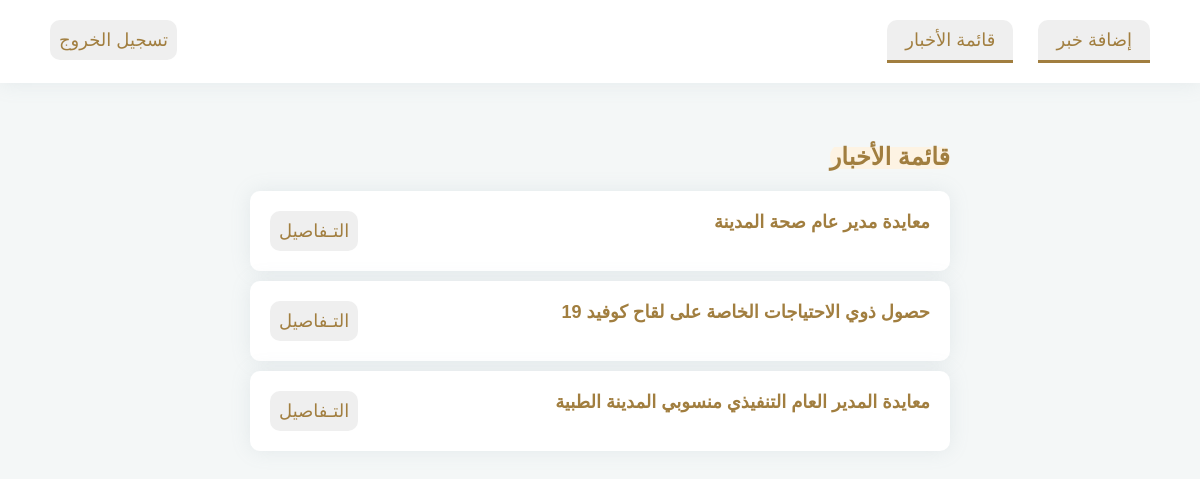
The app's page /KSAMC/admin.php (signed in) with its own data.
### tables this page shows
CREATE TABLE `news` (
  `id` int(255) NOT NULL,
  `title` varchar(255) NOT NULL,
  `body_text` text NOT NULL,
  `image` varchar(255) NOT NULL,
  `timestsamp` timestamp NOT NULL DEFAULT current_timestamp()
);

### KSAMC/admin.php (the view, shortened to what this page needs)
<?php
    include('./config/db_connect.php');
    $query= "SELECT * FROM news ORDER BY `id` DESC;";
    $result= mysqli_query($conn, $query);
    $newsArr= mysqli_fetch_all($result, MYSQLI_ASSOC);
?>
<!DOCTYPE html>
<html lang="ar" dir="rtl">
<head>
    <link rel="stylesheet" href="style/admin.css">
</head>
<body>
<?php include('template/admin-nav.php') ?>
<div class="container">
        <section class="new-list">
        <h1 class="section-title">قائمة الأخبار</h1>
        <?php foreach($newsArr as $news): ?>
            <div class="box news-item">
                <h4 class="title"><?php echo $news['title'] ?></h4>
                <button class="details"><a href="news-details.php?id=<?php echo $news['id'] ?>">التـفاصيل</a></button>
            </div>
        <?php endforeach;  ?>
        </section>
    </div>
</body>
</html>

### KSAMC/template/admin-nav.php (shortened to what this page needs)
<nav id="admin-nav">
<div class="nav-buttons">
    <button><a href="./add-news.php">إضافة خبر</a></button>
    <button><a href="./admin.php">قائمة الأخبار</a></button>
</div>
<button class="logout"><a href="./logout.php">تسجيل الخروج</a></button>
</nav>

### KSAMC/style/admin.css (style rules this page uses)
.container { margin: auto; width:95%; max-width: 700px; margin-top: 5vw; }
.box { box-shadow: 0 0 2rem 0 rgb(136 152 170 / 15%); background: #fff; border-radius: 10px; padding: 2rem; }
.section-title { font-size: 24px; margin-bottom: 2rem; width: fit-content; background-image: linear-gradient(var(--secondary-dim) 0%, var(--secondary-dim) 100%); background-repeat: no-repeat; background-size: 100% 80%; background-position: 0 70%; transition: background-size 0.25s ease-in; border-radius: 15px; }
.new-list .news-item { margin-bottom: 1rem; display: flex; justify-content: space-between; }
.new-list .news-item .title { flex-grow: 0; flex-basis: 75%; }
.new-list .news-item .details { height: fit-content; font-family: 'Tajawal', sans-serif; font-weight: 400; font-size: 18px; padding:.5em; border:none; border-radius: 10px; }

### KSAMC/style/style.css (style rules this page uses)
:root { --bg: #F4F7F7; --primary:rgba(20, 114, 110, 1); --primary-dim: #E5F3F3; --primary-trans:rgba(20, 114, 110, 0.60); --box: #dbdbdb; --secondary: #A17E3F; --secondary-dim:#fdf3e3; --text-2: #0C413F; }
*,*::before,*::after { padding:0; margin:0; box-sizing: border-box; list-style: none; text-decoration:none; color: var(--secondary); }
html { font-size:62.5%; scroll-behavior: smooth !important; }
body { font-family: 'Tajawal', sans-serif; font-weight: 400; background: var(--bg); font-size: 18px; }
h1 { font-size:32px; }
h4 { font-size: 18px; }

### KSAMC/template/admin-nav.php (style rules this page uses)
#admin-nav { padding:2rem 5rem; background: #fff; display:flex; justify-content:space-between; position: sticky; top:0px; box-shadow: 0 0 2rem 0 rgb(136 152 170 / 15%); }
#admin-nav button { height: fit-content; font-family: 'Tajawal', sans-serif; font-weight: 400; font-size: 18px; padding:.5em; border:none; border-radius: 10px; }
#admin-nav .nav-buttons> button { margin-left: 2rem; border-radius: 10px 10px 0 0 ; border-bottom: 3px solid var(--secondary); padding: .5em 1em; }

### records on screen
news: title "معايدة مدير عام صحة المدينة"
news: title "حصول ذوي الاحتياجات الخاصة على لقاح كوفيد 19"
news: title "معايدة المدير العام التنفيذي منسوبي المدينة الطبية"
